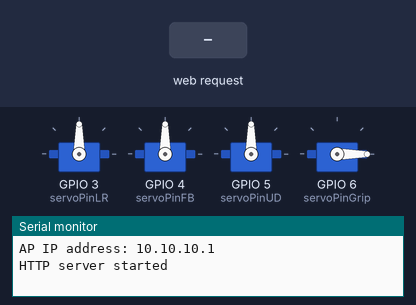
Simulated run of this sketch. Board: ESP32. On the bench: 4 × servo, the last lines printed to the serial monitor. Inputs (shaded band) come from the test bench.

Above: at 2.2 s.
2.3 s: HTTP request GET /servo?lr=1 received
At 3.9 s:
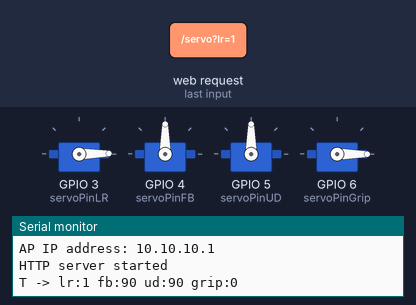
4.7 s: HTTP request GET /servo?lr=120 received
At 7.1 s:
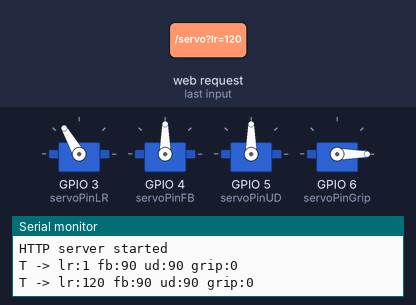
7.4 s: HTTP request GET /servo?lr=0 received
At 7.55 s:
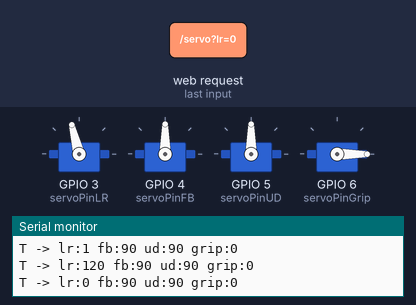
10.4 s: HTTP request GET /servo?fb=1 received
At 12.4 s:
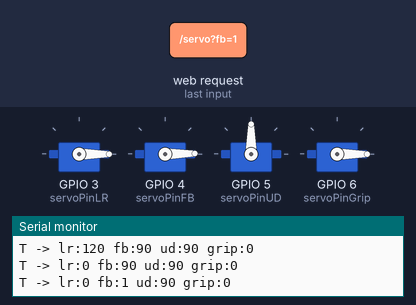
12.8 s: HTTP request GET /servo?fb=120 received
At 14.7 s:
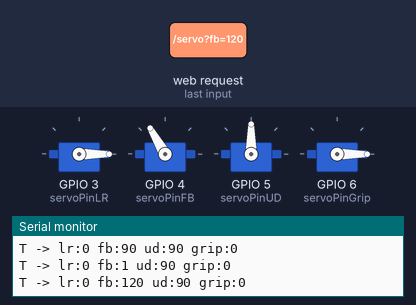
15.5 s: HTTP request GET /servo?fb=0 received
At 15.65 s:
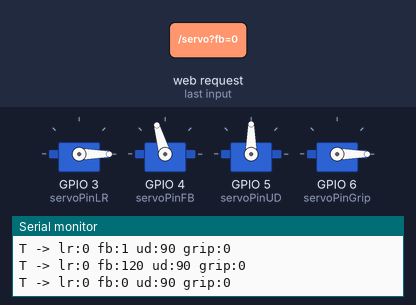
Timing chart, 0 to 18.5 s (numbered marks = the images above; inputs shaded):
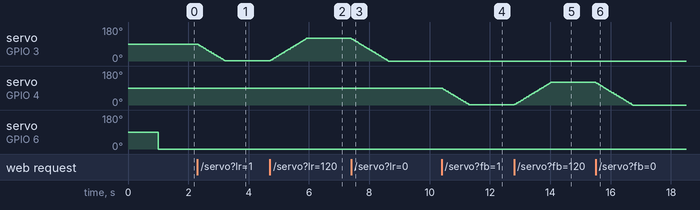

Measured:
- after the input at 2.3 s, servo on GPIO 3 (servoPinLR): moves from 90° to 1° over 0.90 s, starting at once
- after the input at 4.7 s, servo on GPIO 3 (servoPinLR): moves from 1° to 120° over 1.2 s, starting at once
- after the input at 7.4 s, servo on GPIO 3 (servoPinLR): moves from 120° to 0° over 1.2 s, starting at once
- after the input at 10.4 s, servo on GPIO 4 (servoPinFB): moves from 90° to 1° over 0.89 s, starting at once
- after the input at 12.8 s, servo on GPIO 4 (servoPinFB): moves from 1° to 120° over 1.2 s, starting at once
- after the input at 15.5 s, servo on GPIO 4 (servoPinFB): moves from 120° to 0° over 1.2 s, starting at once

The sketch:

91_Robot_Arm_ESP32.ino
```cpp
// (licence header left out)
#include <WiFi.h>
#include <WiFiAP.h>
#include <WebServer.h>
#include <ESP32Servo.h>
#include "web.h"

const char* ssid = "ESP32 Robot";
const char* password = "12345678";

WebServer server(80);

static const int servoPinLR = D2;
static const int servoPinFB = D3;
static const int servoPinUD = D4;
static const int servoPinGrip = D5;

Servo servoLR, servoFB, servoUD, servoGrip;

int lr_target = 90;
int fb_target = 90;
int ud_target = 90;
int grip_target = 0;

int lr_current = 90;
int fb_current = 90;
int ud_current = 90;
int grip_current = 0;

const int GRIP_OPEN = 180;
const int GRIP_CLOSE = 60;

const int STEP_ARM = 2;   // smooth arm motion
const int STEP_GRIP = 5;  // faster gripper

void handleServo() {

  if (server.hasArg("lr"))
    lr_target = constrain(server.arg("lr").toInt(), 0, 180);

  if (server.hasArg("fb"))
    fb_target = constrain(server.arg("fb").toInt(), 0, 180);

  if (server.hasArg("ud"))
    ud_target = constrain(server.arg("ud").toInt(), 0, 180);

  if (server.hasArg("grip")) {
    int g = server.arg("grip").toInt();
    grip_target = (g == 1) ? GRIP_CLOSE : GRIP_OPEN;
  }

  Serial.printf("T -> lr:%d fb:%d ud:%d grip:%d\n",
                lr_target, fb_target, ud_target, grip_target);

  // Quick ACK
  server.send(200, "text/plain", "ok");
}

void setup() {
  Serial.begin(115200);
  WiFi.mode(WIFI_AP);
  WiFi.softAP(ssid, password);
  delay(1000);
  IPAddress IP = IPAddress(10, 10, 10, 1);
  IPAddress NMask = IPAddress(255, 255, 255, 0);
  WiFi.softAPConfig(IP, IP, NMask);
  IPAddress myIP = WiFi.softAPIP();
  Serial.print("AP IP address: ");
  Serial.println(myIP);

  /* SETUP YOR WEB OWN ENTRY POINTS */
  server.on("/servo", handleServo);

  // Route for root / web page
  server.on("/", HTTP_GET, []() {
    server.send_P(200, "text/html", index_html);
  });

  server.begin();
  Serial.println("HTTP server started");

  Serial.begin(115200);
  servoLR.attach(servoPinLR);
  servoFB.attach(servoPinFB);
  servoUD.attach(servoPinUD);
  servoGrip.attach(servoPinGrip);
}

void loop() {
  server.handleClient();
  delay(2);  //allow the cpu to switch to other tasks

  static unsigned long lastUpdate = 0;
  if (millis() - lastUpdate >= 20) {
    lastUpdate = millis();

    // Left / Right
    if (lr_current < lr_target) lr_current += STEP_ARM;
    else if (lr_current > lr_target) lr_current -= STEP_ARM;
    if (abs(lr_current - lr_target) < STEP_ARM) lr_current = lr_target;

    // Forward / Backward
    if (fb_current < fb_target) fb_current += STEP_ARM;
    else if (fb_current > fb_target) fb_current -= STEP_ARM;
    if (abs(fb_current - fb_target) < STEP_ARM) fb_current = fb_target;

    // Up / Down
    if (ud_current < ud_target) ud_current += STEP_ARM;
    else if (ud_current > ud_target) ud_current -= STEP_ARM;
    if (abs(ud_current - ud_target) < STEP_ARM) ud_current = ud_target;

    // Gripper (faster, or even snap if you want)
    if (grip_current < grip_target) grip_current += STEP_GRIP;
    else if (grip_current > grip_target) grip_current -= STEP_GRIP;
    if (abs(grip_current - grip_target) < STEP_GRIP) grip_current = grip_target;

    // ---- ACTUAL SERVO OUTPUTS HERE ----
    servoLR.write(lr_current);
    servoFB.write(fb_current);
    servoUD.write(ud_current);
    servoGrip.write(grip_current);
  }
}
```

web.h
```cpp
const char index_html[] PROGMEM = R"rawliteral(
<!DOCTYPE html>
<html>
<head>
  <meta name="viewport" content="width=device-width, initial-scale=1">
  <title>ESP32 Arm Control</title>
  <style>
    body {
      font-family: Arial, sans-serif;
      background: #111;
      color: #eee;
      text-align: center;
      margin: 0;
      padding: 10px;
    }

    .top-slider {
      width: 90%;
      margin: 20px auto;
    }

    .container {
      display: flex;
      justify-content: space-around;
      align-items: center;
      height: 60vh;
    }

    .v-slider {
      writing-mode: bt-lr;
      -webkit-appearance: slider-vertical;
      width: 40px;
      height: 80%;
    }

    button {
      width: 90%;
      height: 60px;
      font-size: 22px;
      margin-top: 20px;
      background: #2ecc71;
      border: none;
      border-radius: 10px;
    }
  </style>
</head>

<body>
  <h2>ESP32 Robotic Arm</h2>

  <div class="container">
    <!-- Forward / Backward -->
    <input id="fb" class="v-slider" type="range" min="0" max="180" value="90">

    <!-- Up / Down -->
    <input id="ud" class="v-slider" type="range" min="0" max="180" value="90">
  </div>

  <!-- Left / Right -->
  <input id="lr" class="top-slider" type="range" min="0" max="180" value="90">

  <!-- Open / Close -->
  <button id="grip">OPEN</button>

  <!-- Reset -->
  <button id="reset">Reset</button>

<script>
  let lastSend = 0;
  const SEND_INTERVAL = 50; // ms, ~20 Hz

  function sendData() {
    const now = Date.now();
    if (now - lastSend < SEND_INTERVAL) return;
    lastSend = now;

    const lr = document.getElementById("lr").value;
    const fb = document.getElementById("fb").value;
    const ud = document.getElementById("ud").value;
    const grip = document.getElementById("grip").dataset.state || 0;

    fetch(`/servo?lr=${lr}&fb=${fb}&ud=${ud}&grip=${grip}`);
  }

  document.querySelectorAll("input[type=range]").forEach(slider => {
    slider.addEventListener("input", sendData);
  });

  document.getElementById("grip").addEventListener("click", () => {
    const btn = document.getElementById("grip");
    const state = btn.dataset.state === "1" ? 0 : 1;
    btn.dataset.state = state;
    btn.textContent = state ? "Close" : "Open";
    sendData();
  });

  document.getElementById("reset").addEventListener("click", () => {
  // reset sliders visually
  document.getElementById("lr").value = 90;
  document.getElementById("fb").value = 90;
  document.getElementById("ud").value = 90;

  // reset gripper button state
  const gripBtn = document.getElementById("grip");
  gripBtn.dataset.state = 1;   // closed
  gripBtn.textContent = "Close";

  sendData();
  });
</script>
</body>
</html>
)rawliteral";
```
